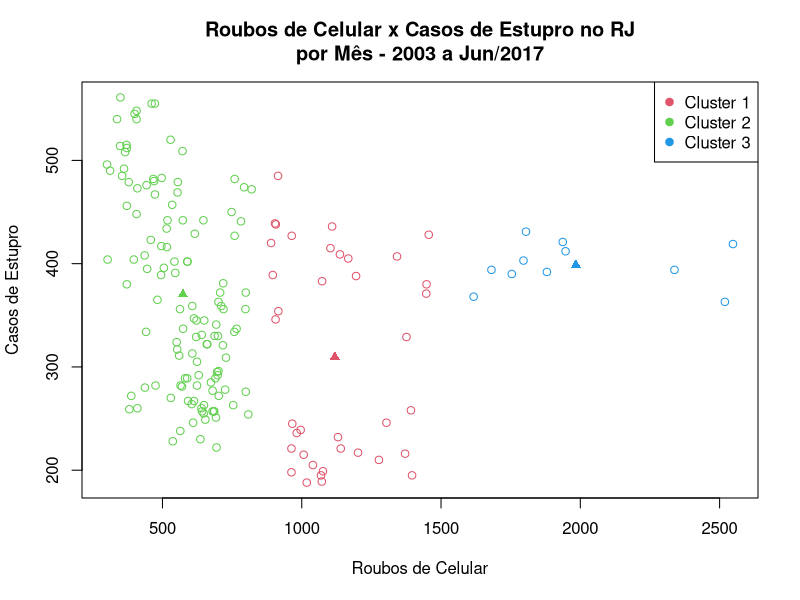
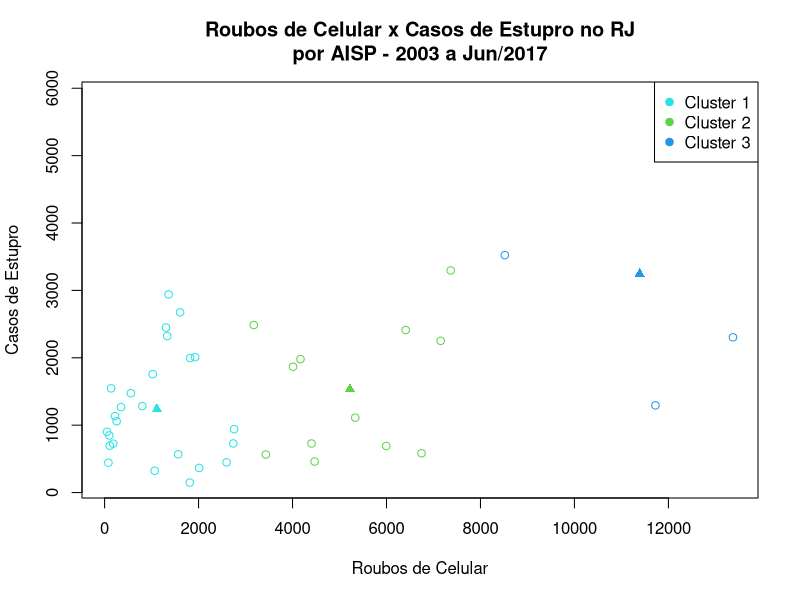
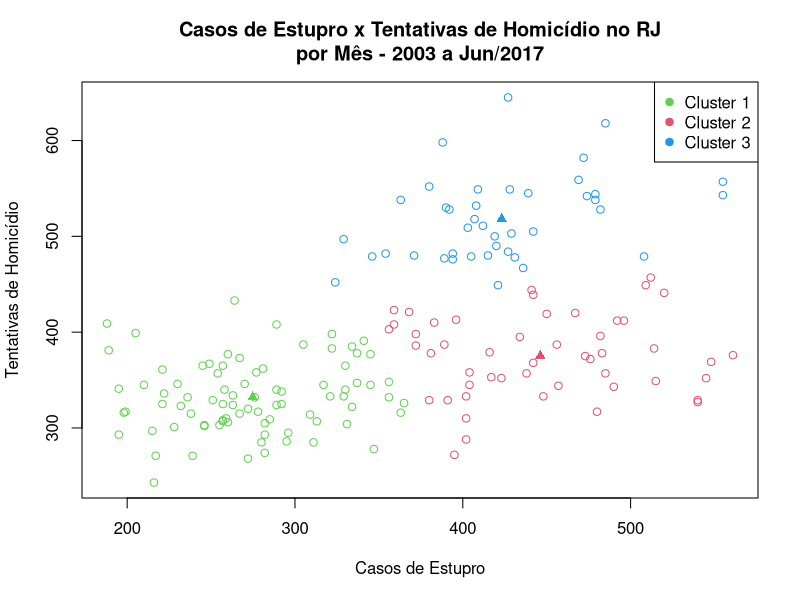
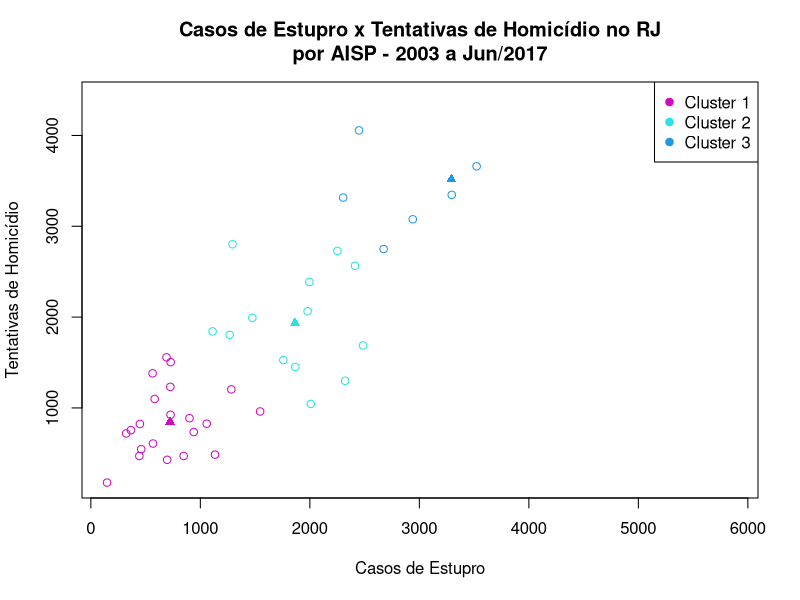
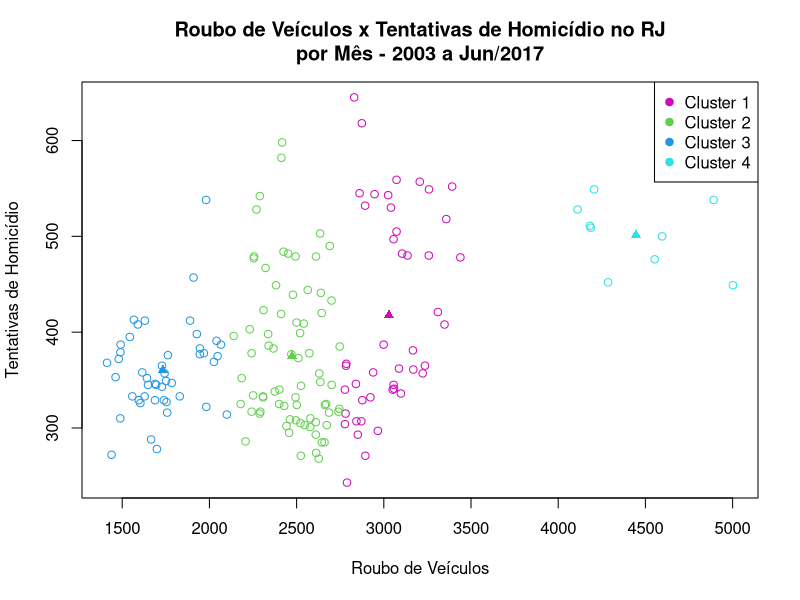
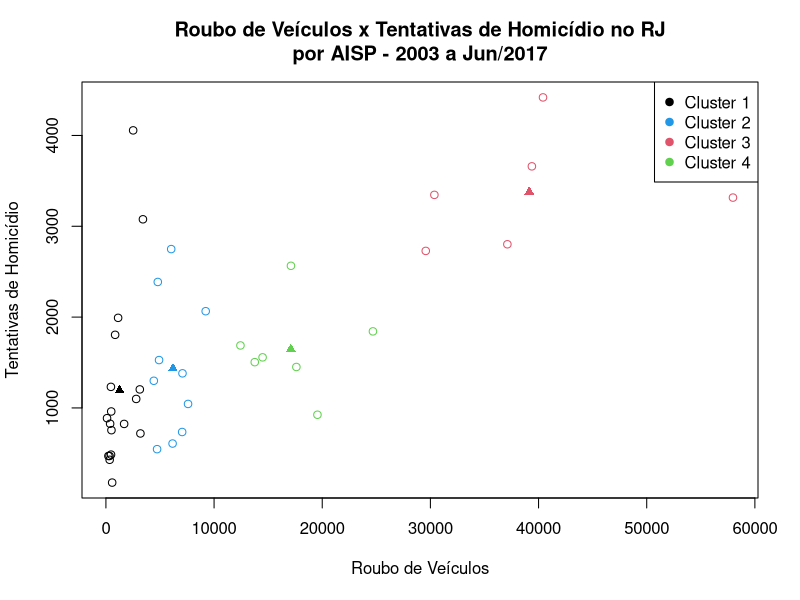

Here is the R script that generated these plots, in order:
library(dplyr)

base <- read.csv("BaseDPEvolucaoMensalCisp.csv", sep = ';')

porMes <- group_by(base, mes_ano) %>% summarise(estupro=sum(estupro), celular=sum(roubo_celular), 
                                             tentHomicidio=sum(tentat_hom), homDoloso=sum(hom_doloso), homCulposo = sum(hom_culposo), 
                                             rouboVeiculo=sum(roubo_veiculo), estelionato=sum(estelionato), pessDesap=sum(pessoas_desaparecidas))

porAISP <- group_by(base, AISP) %>% summarise(estupro=sum(estupro), celular=sum(roubo_celular), tentHomicidio=sum(tentat_hom), 
                                          homDoloso=sum(hom_doloso), homCulposo = sum(hom_culposo), rouboVeiculo=sum(roubo_veiculo), 
                                          estelionato=sum(estelionato), pessDesap=sum(pessoas_desaparecidas))

kCelularEstuproMes <- kmeans(data.frame(porMes$celular, porMes$estupro), centers = 3)
kCelularEstuproAISP <- kmeans(data.frame(porAISP$celular, porAISP$estupro), centers = 3)

kEstuproTentHomicidioMes <- kmeans(data.frame(porMes$estupro, porMes$tentHomicidio), centers = 3)
kEstuproTentHomicidioAISP <- kmeans(data.frame(porAISP$estupro, porAISP$tentHomicidio), centers = 3)

kRouboVeiculoTentHomicidioMes <- kmeans(data.frame(porMes$rouboVeiculo, porMes$tentHomicidio), centers = 4)
kRouboVeiculoTentHomicidioAISP <- kmeans(data.frame(porAISP$rouboVeiculo, porAISP$tentHomicidio), centers = 4)

porMes <- data.frame(porMes, kCelularEstuproMes$cluster, kEstuproTentHomicidioMes$cluster, kRouboVeiculoTentHomicidioMes$cluster)
porAISP <- data.frame(porAISP, kEstuproTentHomicidioAISP$cluster, kEstuproTentHomicidioAISP$cluster, kRouboVeiculoTentHomicidioAISP$cluster)

#Plotagem dos graficos
#Celular x Estupro por mes
cores = kCelularEstuproMes$cluster+1
with(porMes, plot(celular,estupro, col=cores, 
                  main = "Roubos de Celular x Casos de Estupro no RJ\npor Mês - 2003 a Jun/2017",
                  xlab = "Roubos de Celular", ylab ="Casos de Estupro"))
    points(x = kCelularEstuproMes$centers, col=2:4, pch=17, cex=1)
    legend("topright", pch = 19, col = unique(cores), 
           legend = c("Cluster 1", "Cluster 2", "Cluster 3"))
dev.copy(png, file = "celEstuproMes.png")
dev.off()

#Celulares x Estupro por AISP
cores = kCelularEstuproAISP$cluster+2
with(porAISP, plot(celular,estupro, col=cores, 
                   main = "Roubos de Celular x Casos de Estupro no RJ\npor AISP - 2003 a Jun/2017",
                  xlab = "Roubos de Celular", ylab ="Casos de Estupro"))
  points(x = kCelularEstuproAISP$centers, col=3:5, pch=17, cex=1)
  legend("topright", pch = 19, col = unique(cores), 
         legend = c("Cluster 1", "Cluster 2", "Cluster 3"))
dev.copy(png, file = "celEstuproAISP.png")
dev.off()

#Celular x Tentativa de Homicídio por mes
cores = kEstuproTentHomicidioMes$cluster+1
with(porMes, plot(estupro, tentHomicidio, col=cores, 
                  main = "Casos de Estupro x Tentativas de Homicídio no RJ\npor Mês - 2003 a Jun/2017",
                  xlab = "Casos de Estupro", ylab ="Tentativas de Homicídio"))
points(x = kEstuproTentHomicidioMes$centers, col=2:4, pch=17, cex=1)
legend("topright", pch = 19, col = unique(cores), 
       legend = c("Cluster 1", "Cluster 2", "Cluster 3"))
dev.copy(png, file = "estHomicidioMes.png")
dev.off()

#Celular x Tentativa de Homicídio por AISP
cores = kEstuproTentHomicidioAISP$cluster+3
with(porAISP, plot(estupro, tentHomicidio, col=cores, 
                   main = "Casos de Estupro x Tentativas de Homicídio no RJ\npor AISP - 2003 a Jun/2017",
                   xlab = "Casos de Estupro", ylab ="Tentativas de Homicídio"))
points(x = kEstuproTentHomicidioAISP$centers, col=4:6, pch=17, cex=1)
legend("topright", pch = 19, col = unique(cores), 
       legend = c("Cluster 1", "Cluster 2", "Cluster 3"))
dev.copy(png, file = "estHomicidioAISP.png")
dev.off()

#Veículos x Tentativa de Homicídio por mes
cores = kRouboVeiculoTentHomicidioMes$cluster+2
with(porMes, plot(rouboVeiculo, tentHomicidio, col=cores, 
                  main = "Roubo de Veículos x Tentativas de Homicídio no RJ\npor Mês - 2003 a Jun/2017",
                  xlab = "Roubo de Veículos", ylab ="Tentativas de Homicídio"))
points(x = kRouboVeiculoTentHomicidioMes$centers, col=3:6, pch=17, cex=1)
legend("topright", pch = 19, col = unique(cores), 
       legend = c("Cluster 1", "Cluster 2", "Cluster 3", "Cluster 4"))
dev.copy(png, file = "rouboHomicidioMes.png")
dev.off()

#Roubo de Veículos x Tentativa de Homicídio por AISP
cores = kRouboVeiculoTentHomicidioAISP$cluster
with(porAISP, plot(rouboVeiculo, tentHomicidio, col=cores, 
                   main = "Roubo de Veículos x Tentativas de Homicídio no RJ\npor AISP - 2003 a Jun/2017",
                   xlab = "Roubo de Veículos", ylab ="Tentativas de Homicídio"))
points(x = kRouboVeiculoTentHomicidioAISP$centers, col=1:4, pch=17, cex=1)
legend("topright", pch = 19, col = unique(cores), 
       legend = c("Cluster 1", "Cluster 2", "Cluster 3", "Cluster 4"))
dev.copy(png, file = "rouboHomicidioAISP.png")
dev.off()



